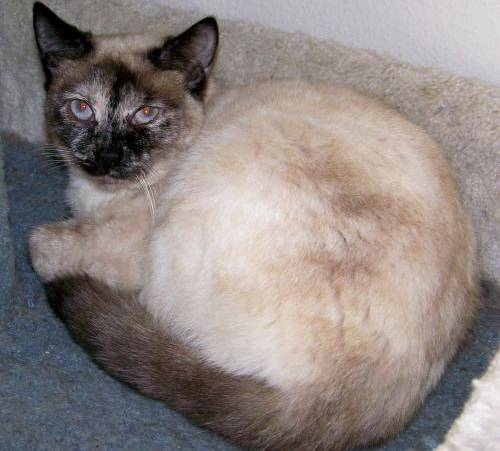
#> input picture train/trainTest/cat.10837.jpg, 500 x 451 px
$ python -i catsDogsDataWrangler.py   (imports and definitions only)   (Python 2 division)   (older library calls are emulated)
#> lines starting #> are read from the running program, lines starting #| are printed output that depends on the picture
#> further down, picture is the input picture: shape (451, 500, 3); mean B, G, R 129.3, 132.2, 141.6
import glob, os, cv2, lmdb, pickle, time
from matplotlib import pyplot
from scipy.misc import toimage
import numpy as np
import shutil

#IMAGE_WIDTH = 227
#IMAGE_HEIGHT = 227
IMAGE_WIDTH = 100
IMAGE_HEIGHT = 100


def transform_img(img, img_width=IMAGE_WIDTH, img_height=IMAGE_HEIGHT):
    #Histogram Equalization
#> called with img_width = 100, img_height = 100
    img[:, :, 0] = cv2.equalizeHist(img[:, :, 0])
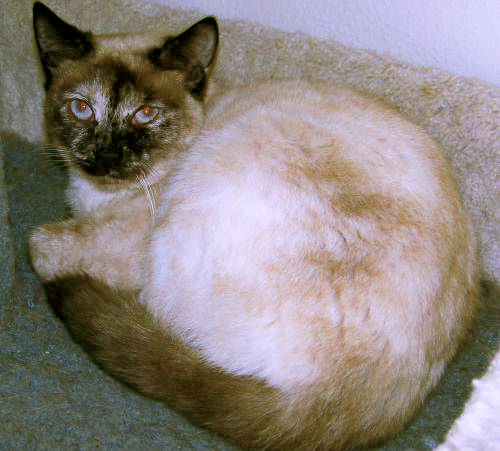
#> img: shape (451, 500, 3); mean B, G, R 127.5, 132.2, 141.6
    img[:, :, 1] = cv2.equalizeHist(img[:, :, 1])
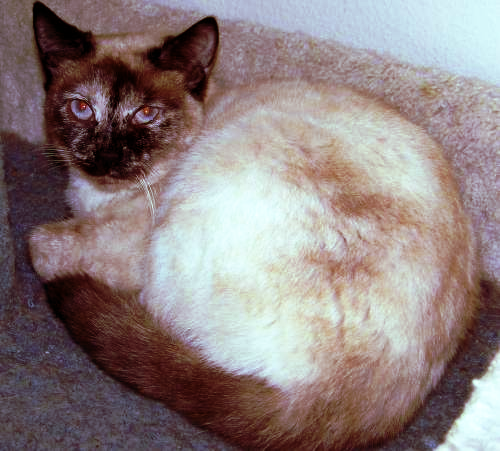
#> img: shape (451, 500, 3); mean B, G, R 127.5, 127.9, 141.6
    img[:, :, 2] = cv2.equalizeHist(img[:, :, 2])
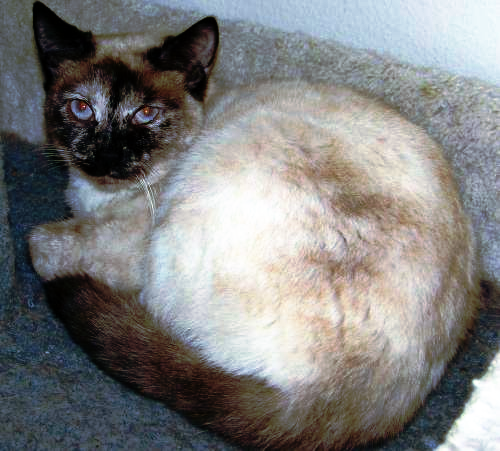
#> img: shape (451, 500, 3); mean B, G, R 127.5, 127.9, 127.9
    #Image Resizing
    img = cv2.resize(img, (img_width, img_height), interpolation = cv2.INTER_CUBIC)
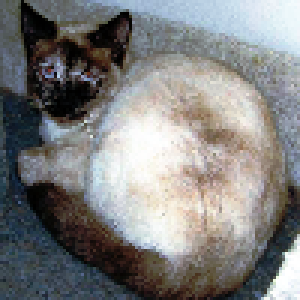
#> img: shape (100, 100, 3) (shown 3 times larger); mean B, G, R 127.5, 127.9, 128
    return img

files_path = "/home/rudebeans/Desktop/Downloads/train/trainTest/"
#files_path = "/home/rudebeans/Desktop/Downloads/train/"
#files_path = "/home/rudebeans/Downloads/test1"

# [1 line not run here, left out]

#os.mkdir("trainTrain")
#os.mkdir('trainTest')

allFiles = glob.glob("*.jpg")
# [1 line not run here, left out]

"""
c = int(len(allFiles)*0.9)
train = allFiles[0:c]
test = allFiles[c:len(allFiles)]
print "there are this many training and testing images: ", len(train), " ", len(test)

for img in test:
	print "moving ", img
	shutil.move(files_path+img, files_path+"trainTest/"+img)
for img in train:
	print "moving ", img
	shutil.move(files_path+img, files_path+"trainTrain/"+img)
"""

f = files_path

chunk = 500
numChunks = len(allFiles) / chunk

# [79 lines left out: functions makeDfs, consolidateDfs, not called in this run]


# [1 line not run here, left out]
#consolidateDfs()


"""
for df in glob.glob("df"+"*.txt"):
	print df
	df = pickle.load(open(df, 'r'))
	print len(df[0][0][0])

f = open("masterDf.txt", 'r')
df = pickle.load(f)
X = df[0]
Y = df[1]


print len(X)


for i in range(len(X)):
	print Y[i], "\n\n"
	pyplot.subplot(330 + 1)
	pyplot.imshow(toimage(X[i]))
	# show the plot
	pyplot.show()


# sudo pip install lmdb
# sudo apt-get install libopencv-dev python-opencv
"""

>>> import cv2
>>> picture = cv2.imread('train/trainTest/cat.10837.jpg')
>>> result = transform_img(picture)

$ run again, on train/trainTest/cat.2840.jpg
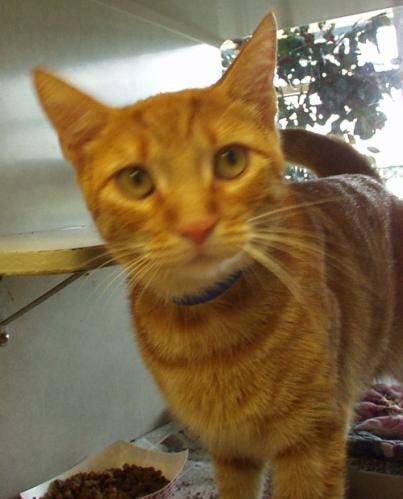
#> input picture train/trainTest/cat.2840.jpg, 403 x 499 px
#> picture is the input picture: shape (499, 403, 3); mean B, G, R 75.3, 107.2, 127.6
#> in transform_img, `img[:, :, 2] = cv2.equalizeHist(img[:, :, 2])`:
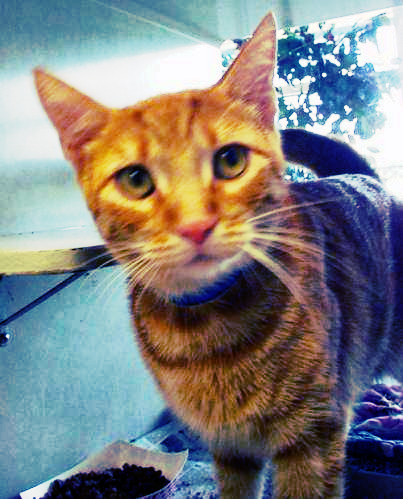
#> img: shape (499, 403, 3); mean B, G, R 128.2, 128.4, 128.5
#> in transform_img, `img = cv2.resize(img, (img_width, img_height), interpolation = cv2.INT..`:
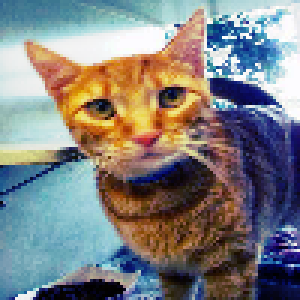
#> img: shape (100, 100, 3) (shown 3 times larger); mean B, G, R 128.2, 128.4, 128.4

$ run again, on train/trainTest/cat.3235.jpg
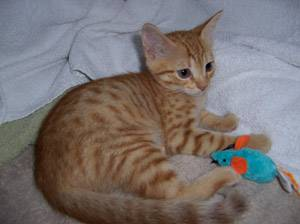
#> input picture train/trainTest/cat.3235.jpg, 300 x 224 px
#> picture is the input picture: shape (224, 300, 3); mean B, G, R 112.2, 113.6, 121.2
#> in transform_img, `img[:, :, 2] = cv2.equalizeHist(img[:, :, 2])`:
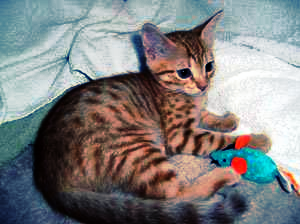
#> img: shape (224, 300, 3); mean B, G, R 128.3, 128.5, 128.6
#> in transform_img, `img = cv2.resize(img, (img_width, img_height), interpolation = cv2.INT..`:
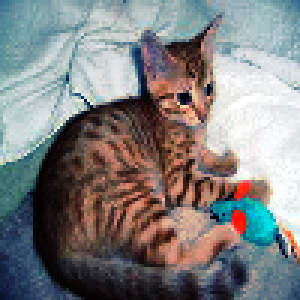
#> img: shape (100, 100, 3) (shown 3 times larger); mean B, G, R 128.3, 128.5, 128.6

$ run again, on train/trainTest/cat.3236.jpg
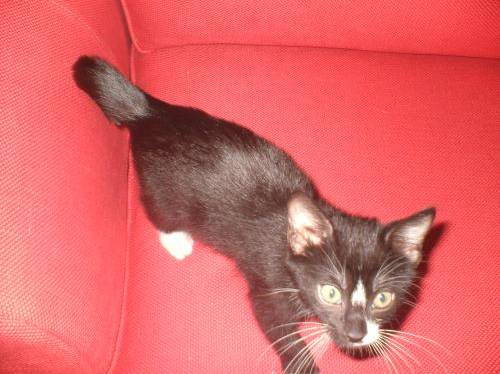
#> input picture train/trainTest/cat.3236.jpg, 500 x 374 px
#> picture is the input picture: shape (374, 500, 3); mean B, G, R 102.4, 101.2, 219.2
#> in transform_img, `img[:, :, 2] = cv2.equalizeHist(img[:, :, 2])`:
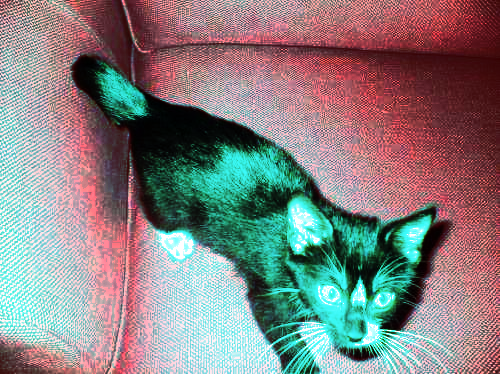
#> img: shape (374, 500, 3); mean B, G, R 128.6, 128.7, 134.1
#> in transform_img, `img = cv2.resize(img, (img_width, img_height), interpolation = cv2.INT..`:
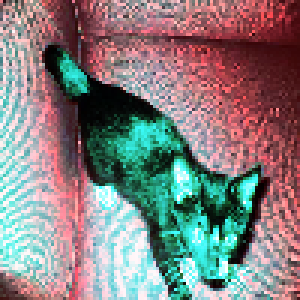
#> img: shape (100, 100, 3) (shown 3 times larger); mean B, G, R 128.4, 128.4, 133.4
